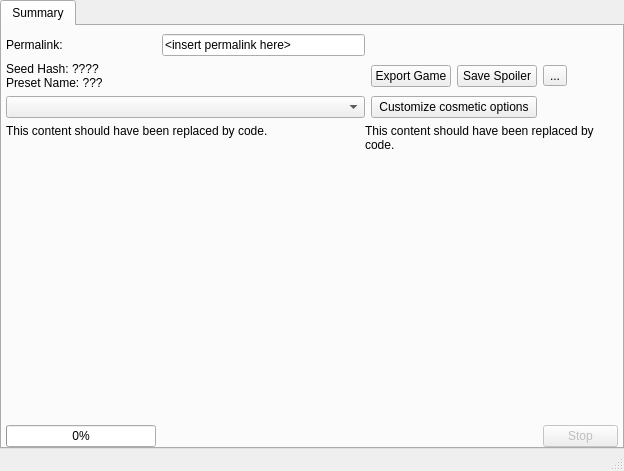
<?xml version="1.0" encoding="UTF-8"?>
<ui version="4.0">
 <class>GameDetailsWindow</class>
 <widget class="QMainWindow" name="GameDetailsWindow">
  <property name="geometry">
   <rect>
    <x>0</x>
    <y>0</y>
    <width>624</width>
    <height>471</height>
   </rect>
  </property>
  <property name="windowTitle">
   <string>Game Details</string>
  </property>
  <widget class="QWidget" name="centralWidget">
   <property name="maximumSize">
    <size>
     <width>16777215</width>
     <height>16777215</height>
    </size>
   </property>
   <property name="layoutDirection">
    <enum>Qt::LayoutDirection::LeftToRight</enum>
   </property>
   <layout class="QVBoxLayout" name="verticalLayout">
    <property name="leftMargin">
     <number>0</number>
    </property>
    <property name="topMargin">
     <number>0</number>
    </property>
    <property name="rightMargin">
     <number>0</number>
    </property>
    <property name="bottomMargin">
     <number>0</number>
    </property>
    <item>
     <widget class="QTabWidget" name="layout_info_tab">
      <property name="currentIndex">
       <number>0</number>
      </property>
      <widget class="QWidget" name="details_tab">
       <attribute name="title">
        <string>Summary</string>
       </attribute>
       <layout class="QGridLayout" name="details_tab_layout">
        <property name="leftMargin">
         <number>4</number>
        </property>
        <property name="topMargin">
         <number>8</number>
        </property>
        <property name="rightMargin">
         <number>4</number>
        </property>
        <property name="bottomMargin">
         <number>0</number>
        </property>
        <item row="4" column="0">
         <widget class="QProgressBar" name="progress_bar">
          <property name="minimumSize">
           <size>
            <width>150</width>
            <height>0</height>
           </size>
          </property>
          <property name="maximumSize">
           <size>
            <width>150</width>
            <height>16777215</height>
           </size>
          </property>
          <property name="value">
           <number>0</number>
          </property>
          <property name="textVisible">
           <bool>true</bool>
          </property>
          <property name="invertedAppearance">
           <bool>false</bool>
          </property>
         </widget>
        </item>
        <item row="3" column="3" colspan="4">
         <widget class="QLabel" name="layout_description_right_label">
          <property name="text">
           <string>&lt;html&gt;&lt;head/&gt;&lt;body&gt;&lt;p&gt;This content should have been replaced by code.&lt;/p&gt;&lt;/body&gt;&lt;/html&gt;</string>
          </property>
          <property name="alignment">
           <set>Qt::AlignmentFlag::AlignLeading|Qt::AlignmentFlag::AlignLeft|Qt::AlignmentFlag::AlignTop</set>
          </property>
          <property name="wordWrap">
           <bool>true</bool>
          </property>
         </widget>
        </item>
        <item row="0" column="1" colspan="3">
         <widget class="QLineEdit" name="permalink_edit">
          <property name="text">
           <string>&lt;insert permalink here&gt;</string>
          </property>
          <property name="readOnly">
           <bool>true</bool>
          </property>
         </widget>
        </item>
        <item row="4" column="1">
         <widget class="QLabel" name="progress_label">
          <property name="sizePolicy">
           <sizepolicy hsizetype="MinimumExpanding" vsizetype="Preferred">
            <horstretch>0</horstretch>
            <verstretch>0</verstretch>
           </sizepolicy>
          </property>
          <property name="font">
           <font>
            <pointsize>7</pointsize>
           </font>
          </property>
          <property name="text">
           <string/>
          </property>
          <property name="textFormat">
           <enum>Qt::TextFormat::MarkdownText</enum>
          </property>
          <property name="alignment">
           <set>Qt::AlignmentFlag::AlignLeading|Qt::AlignmentFlag::AlignLeft|Qt::AlignmentFlag::AlignVCenter</set>
          </property>
          <property name="wordWrap">
           <bool>true</bool>
          </property>
          <property name="openExternalLinks">
           <bool>true</bool>
          </property>
         </widget>
        </item>
        <item row="2" column="0" colspan="4">
         <widget class="QComboBox" name="player_index_combo"/>
        </item>
        <item row="1" column="0" colspan="4">
         <widget class="QLabel" name="layout_title_label">
          <property name="sizePolicy">
           <sizepolicy hsizetype="Preferred" vsizetype="Minimum">
            <horstretch>0</horstretch>
            <verstretch>0</verstretch>
           </sizepolicy>
          </property>
          <property name="text">
           <string>&lt;html&gt;&lt;head/&gt;&lt;body&gt;&lt;p&gt;Seed Hash: ????&lt;br/&gt;Preset Name: ???&lt;/p&gt;&lt;/body&gt;&lt;/html&gt;</string>
          </property>
          <property name="textInteractionFlags">
           <set>Qt::TextInteractionFlag::LinksAccessibleByMouse|Qt::TextInteractionFlag::TextSelectableByMouse</set>
          </property>
         </widget>
        </item>
        <item row="1" column="6">
         <widget class="QToolButton" name="tool_button">
          <property name="text">
           <string>...</string>
          </property>
          <property name="popupMode">
           <enum>QToolButton::ToolButtonPopupMode::InstantPopup</enum>
          </property>
         </widget>
        </item>
        <item row="2" column="4" colspan="2">
         <widget class="QPushButton" name="customize_user_preferences_button">
          <property name="text">
           <string>Customize cosmetic options</string>
          </property>
         </widget>
        </item>
        <item row="4" column="6">
         <widget class="QPushButton" name="stop_background_process_button">
          <property name="enabled">
           <bool>false</bool>
          </property>
          <property name="sizePolicy">
           <sizepolicy hsizetype="Fixed" vsizetype="Fixed">
            <horstretch>0</horstretch>
            <verstretch>0</verstretch>
           </sizepolicy>
          </property>
          <property name="maximumSize">
           <size>
            <width>75</width>
            <height>16777215</height>
           </size>
          </property>
          <property name="text">
           <string>Stop</string>
          </property>
          <property name="checkable">
           <bool>false</bool>
          </property>
          <property name="flat">
           <bool>false</bool>
          </property>
         </widget>
        </item>
        <item row="3" column="0" colspan="3">
         <widget class="QLabel" name="layout_description_left_label">
          <property name="text">
           <string>&lt;html&gt;&lt;head/&gt;&lt;body&gt;&lt;p&gt;This content should have been replaced by code.&lt;/p&gt;&lt;/body&gt;&lt;/html&gt;</string>
          </property>
          <property name="alignment">
           <set>Qt::AlignmentFlag::AlignLeading|Qt::AlignmentFlag::AlignLeft|Qt::AlignmentFlag::AlignTop</set>
          </property>
          <property name="wordWrap">
           <bool>true</bool>
          </property>
         </widget>
        </item>
        <item row="1" column="5">
         <widget class="QPushButton" name="export_log_button">
          <property name="text">
           <string>Save Spoiler</string>
          </property>
         </widget>
        </item>
        <item row="1" column="4">
         <widget class="QPushButton" name="export_iso_button">
          <property name="text">
           <string>Export Game</string>
          </property>
         </widget>
        </item>
        <item row="0" column="0">
         <widget class="QLabel" name="permalink_label">
          <property name="text">
           <string>Permalink:</string>
          </property>
         </widget>
        </item>
       </layout>
      </widget>
     </widget>
    </item>
   </layout>
  </widget>
  <widget class="QStatusBar" name="status_bar"/>
  <widget class="QMenuBar" name="menuBar">
   <property name="geometry">
    <rect>
     <x>0</x>
     <y>0</y>
     <width>624</width>
     <height>30</height>
    </rect>
   </property>
  </widget>
 </widget>
 <layoutdefault spacing="6" margin="11"/>
 <resources/>
 <connections/>
</ui>
